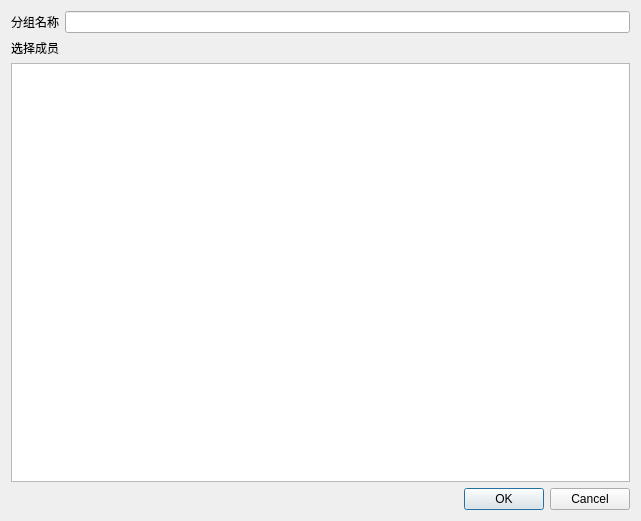
<?xml version="1.0" encoding="UTF-8"?>
<ui version="4.0">
 <class>groupEditorDialog</class>
 <widget class="QDialog" name="groupEditorDialog">
  <property name="geometry">
   <rect>
    <x>0</x>
    <y>0</y>
    <width>641</width>
    <height>521</height>
   </rect>
  </property>
  <property name="windowTitle">
   <string>分组编辑</string>
  </property>
  <layout class="QVBoxLayout" name="verticalLayout_2">
   <item>
    <layout class="QVBoxLayout" name="verticalLayout">
     <item>
      <layout class="QGridLayout" name="gridLayout">
       <item row="0" column="0">
        <widget class="QLabel" name="label">
         <property name="text">
          <string>分组名称</string>
         </property>
        </widget>
       </item>
       <item row="0" column="1">
        <widget class="QLineEdit" name="groupNameEdit"/>
       </item>
      </layout>
     </item>
     <item>
      <widget class="QLabel" name="label_2">
       <property name="text">
        <string>选择成员</string>
       </property>
      </widget>
     </item>
     <item>
      <widget class="QListWidget" name="groupMemberContent"/>
     </item>
     <item>
      <widget class="QDialogButtonBox" name="groupDialogButtons">
       <property name="orientation">
        <enum>Qt::Orientation::Horizontal</enum>
       </property>
       <property name="standardButtons">
        <set>QDialogButtonBox::StandardButton::Cancel|QDialogButtonBox::StandardButton::Ok</set>
       </property>
       <property name="centerButtons">
        <bool>false</bool>
       </property>
      </widget>
     </item>
    </layout>
   </item>
  </layout>
 </widget>
 <resources/>
 <connections>
  <connection>
   <sender>groupDialogButtons</sender>
   <signal>accepted()</signal>
   <receiver>groupEditorDialog</receiver>
   <slot>accept()</slot>
   <hints>
    <hint type="sourcelabel">
     <x>248</x>
     <y>254</y>
    </hint>
    <hint type="destinationlabel">
     <x>157</x>
     <y>274</y>
    </hint>
   </hints>
  </connection>
  <connection>
   <sender>groupDialogButtons</sender>
   <signal>rejected()</signal>
   <receiver>groupEditorDialog</receiver>
   <slot>reject()</slot>
   <hints>
    <hint type="sourcelabel">
     <x>316</x>
     <y>260</y>
    </hint>
    <hint type="destinationlabel">
     <x>286</x>
     <y>274</y>
    </hint>
   </hints>
  </connection>
 </connections>
</ui>
